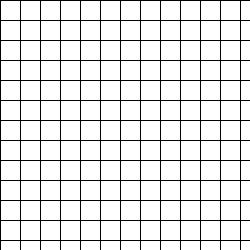
Frame 1 (no input)
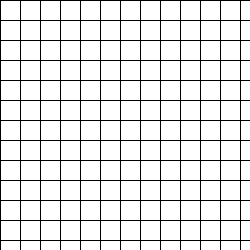
Frame 60 (the mouse pressed at the canvas centre just before this capture)
Frame 120 (the mouse held since frame 60 and released just before this capture): identical to frame 60, image omitted

The Processing sketch that drew these frames (run headless with seeded random() and noise(); from frame 60 on, the mouse is pressed at the canvas centre):

// Processing sketch: processing_183758
// ── processing_183758.pde

void setup() {
  size (250, 250);
  background(255);
}

void draw() {
  for (int i=0; i< 250; i=i+20) { 

    line(0, i, width, i);
    line(i, 0, i, height);
  }
}
